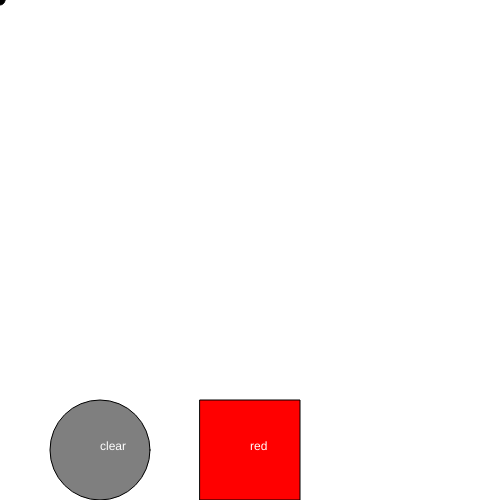
Frame 1 (no input)
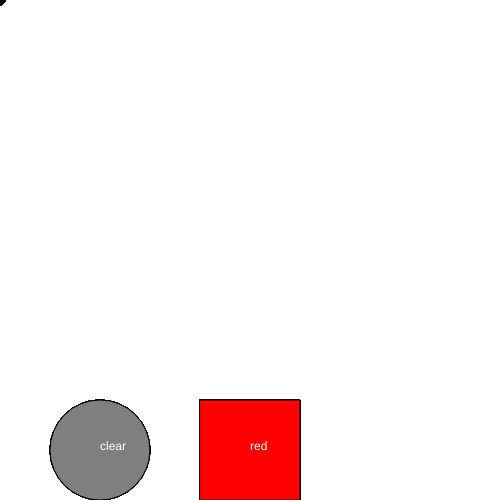
Frame 60 (no input)
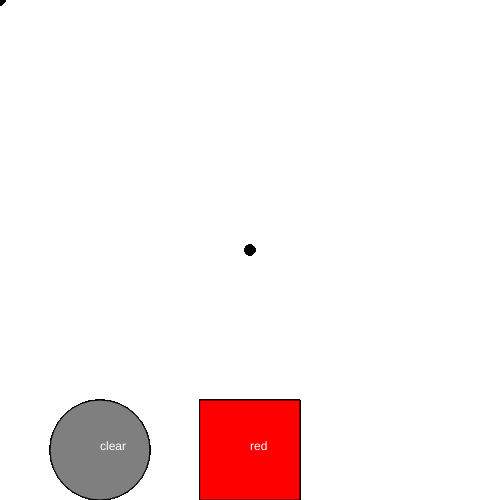
Frame 120 (the mouse pressed at the canvas centre since frame 60)

The p5.js sketch that drew these frames (run headless with seeded random() and noise() and a simulated clock; from frame 60 on, the mouse is pressed at the canvas centre):

// p5.js sketch
// ── sketch.js
var brushColor = 0;
var brushSize = 10;
var circleButtonX = 100;
var circleButtonY = 450;
var circleButtonSize = 100;
var rectButtonX = 200;
var rectButtonY = 400;
var rectButtonSize = 100;
function preload(){


}
function setup() {
  // put setup code here
  createCanvas(500,500);

}

function draw() {
  // put drawing code here
fill(brushColor);
ellipse(mouseX,mouseY,brushSize,brushSize);


//interface
fill(127);
ellipse(circleButtonX,circleButtonY,circleButtonSize,circleButtonSize);
fill(255);
text("clear", circleButtonX, circleButtonY);
var circleDist = dist(circleButtonX,circleButtonY,mouseX,mouseY);
console.log("circleDist: "+ circleDist);
if(circleDist < 50 && mouseIsPressed == true){
  background(255);
}

fill(255,0,0);
rect(rectButtonX,rectButtonY,rectButtonSize,rectButtonSize);
fill(255);
text("red",rectButtonX + 50,rectButtonY + 50);

if(mouseX > rectButtonX && mouseX < rectButtonX + rectButtonSize &&
mouseY > rectButtonY && mouseY < rectButtonY + rectButtonSize){
  brushColor = color(255,0,0);
};
}
